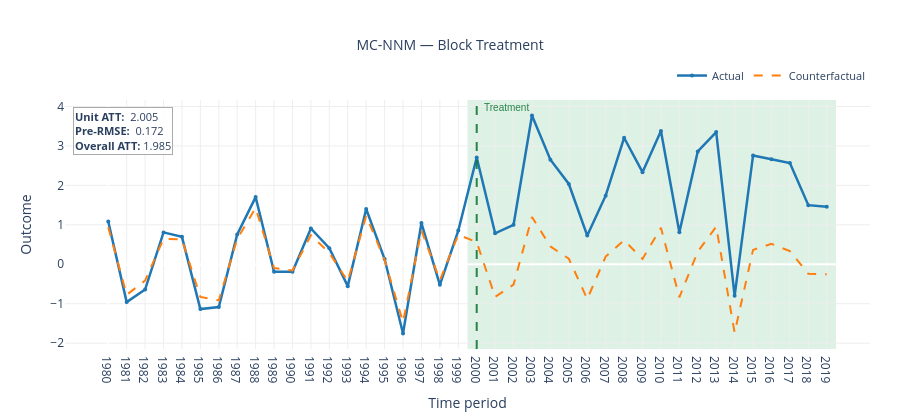

Notebook code for this chart:
### Code cell
fig = res_mc.plot_actual_vs_counterfactual(
    unit=treated_units[1],
    unit_label=f'Treated Unit {treated_units[1]}',
    time_labels=[str(y) for y in years],
    title='MC-NNM — Block Treatment'
)
fig.show()

### Figure 1 — Plotly figure (JSON) as saved in the notebook; plotly's stock layout.template omitted (floating-point values rounded to 4 significant figures)
{"data": [{"hovertemplate": "t=%{x}  actual=%{y:.4g}<extra></extra>", "line": {"color": "#1f77b4", "width": 2.5}, "marker": {"size": 4}, "mode": "lines+markers", "name": "Actual", "type": "scatter", "x": [0, 1, 2, 3, 4, 5, 6, 7, 8, 9, 10, 11, 12, 13, 14, 15, 16, 17, 18, 19, 20, 21, 22, 23, 24, 25, 26, 27, 28, 29, 30, 31, 32, 33, 34, 35, 36, 37, 38, 39], "y": [1.087, -0.9582, -0.6411, 0.8083, 0.6956, -1.134, -1.084, 0.7538, 1.703, -0.1914, -0.1884, 0.9099, 0.4084, -0.5542, 1.403, 0.1333, -1.756, 1.045, -0.5197, 0.8535, 2.708, 0.7861, 1.001, 3.773, 2.653, 2.036, 0.728, 1.74, 3.207, 2.335, 3.38, 0.8117, 2.862, 3.351, -0.8005, 2.759, 2.664, 2.565, 1.5, 1.456]}, {"hovertemplate": "t=%{x}  counterfactual=%{y:.4g}<extra></extra>", "line": {"color": "#ff7f0e", "dash": "dash", "width": 2}, "mode": "lines", "name": "Counterfactual", "type": "scatter", "x": [0, 1, 2, 3, 4, 5, 6, 7, 8, 9, 10, 11, 12, 13, 14, 15, 16, 17, 18, 19, 20, 21, 22, 23, 24, 25, 26, 27, 28, 29, 30, 31, 32, 33, 34, 35, 36, 37, 38, 39], "y": [0.9386, -0.774, -0.4123, 0.6434, 0.6305, -0.8282, -0.9139, 0.6431, 1.43, -0.0956, -0.1554, 0.736, 0.2901, -0.4306, 1.23, 0.1088, -1.468, 0.8565, -0.4063, 0.7513, 0.5615, -0.8259, -0.5155, 1.197, 0.4523, 0.1408, -0.8808, 0.1961, 0.6081, 0.1359, 0.9244, -0.837, 0.3231, 0.954, -1.735, 0.3647, 0.5178, 0.3342, -0.2425, -0.2548]}], "layout": {"annotations": [{"font": {"color": "rgba(20, 120, 55, 0.90)", "family": "Arial", "size": 10}, "showarrow": false, "text": "Treatment", "x": 20.3, "xanchor": "left", "xref": "x", "y": 1, "yanchor": "top", "yref": "paper"}, {"align": "left", "bgcolor": "rgba(255,255,255,0.90)", "bordercolor": "#aaaaaa", "borderwidth": 1, "font": {"size": 11}, "showarrow": false, "text": "<b>Unit ATT:</b>  2.005<br><b>Pre-RMSE:</b>  0.172<br><b>Overall ATT:</b> 1.985", "x": 0.01, "xanchor": "left", "xref": "paper", "y": 0.97, "yanchor": "top", "yref": "paper"}], "height": 420, "hovermode": "x unified", "legend": {"font": {"size": 11}, "orientation": "h", "x": 1, "xanchor": "right", "y": 1.04, "yanchor": "bottom"}, "margin": {"b": 55, "l": 65, "r": 30, "t": 100}, "paper_bgcolor": "white", "plot_bgcolor": "white", "shapes": [{"fillcolor": "rgba(34, 160, 80, 0.15)", "layer": "below", "line": {"width": 0}, "type": "rect", "x0": 19.5, "x1": 39.5, "xref": "x", "y0": 0, "y1": 1, "yref": "y domain"}, {"line": {"color": "rgba(20, 120, 55, 0.90)", "dash": "dash", "width": 2}, "type": "line", "x0": 20, "x1": 20, "xref": "x", "y0": 0, "y1": 1, "yref": "y domain"}], "title": {"font": {"size": 14}, "text": "MC-NNM — Block Treatment", "x": 0.5, "xanchor": "center"}, "xaxis": {"gridcolor": "#eeeeee", "showgrid": true, "ticktext": ["1980", "1981", "1982", "1983", "1984", "1985", "1986", "1987", "1988", "1989", "1990", "1991", "1992", "1993", "1994", "1995", "1996", "1997", "1998", "1999", "2000", "2001", "2002", "2003", "2004", "2005", "2006", "2007", "2008", "2009", "2010", "2011", "2012", "2013", "2014", "2015", "2016", "2017", "2018", "2019"], "tickvals": [0, 1, 2, 3, 4, 5, 6, 7, 8, 9, 10, 11, 12, 13, 14, 15, 16, 17, 18, 19, 20, 21, 22, 23, 24, 25, 26, 27, 28, 29, 30, 31, 32, 33, 34, 35, 36, 37, 38, 39], "title": {"text": "Time period"}}, "yaxis": {"gridcolor": "#eeeeee", "showgrid": true, "title": {"text": "Outcome"}}}}
